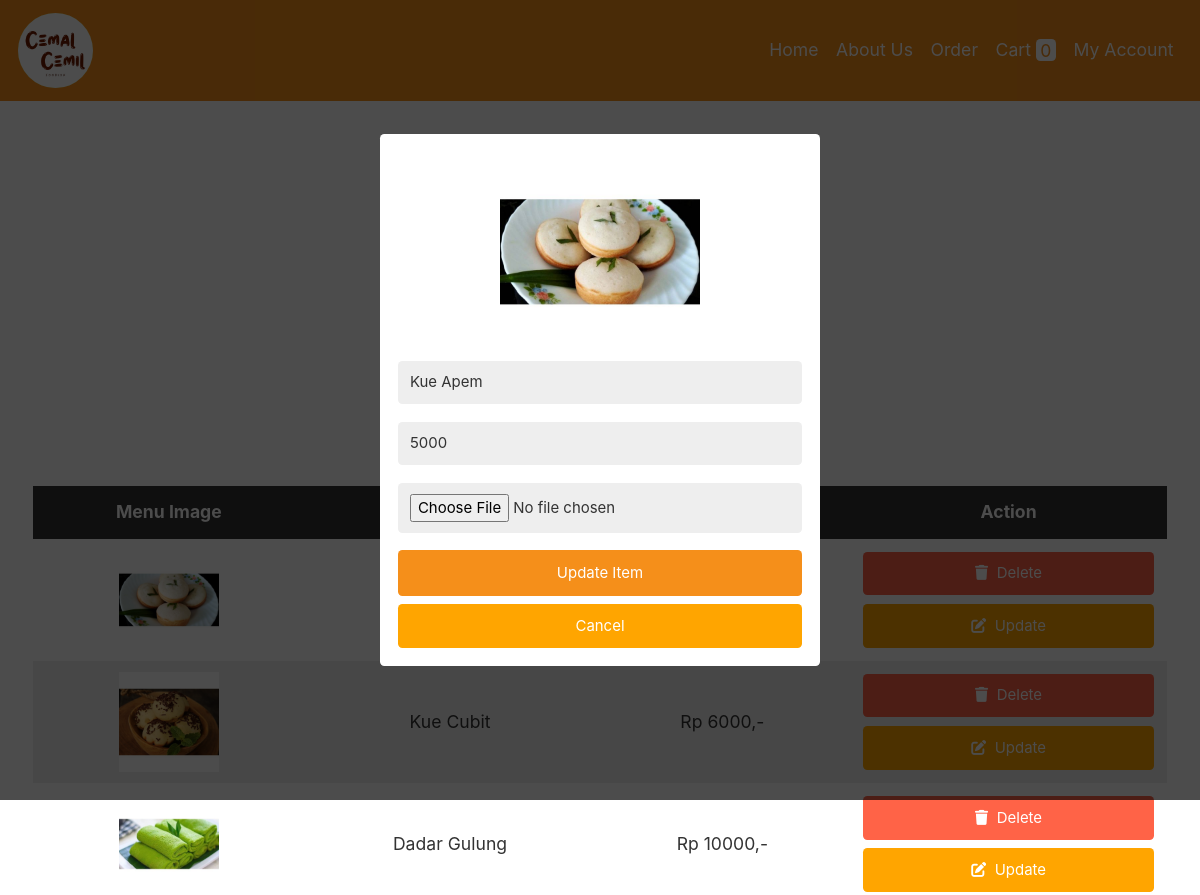
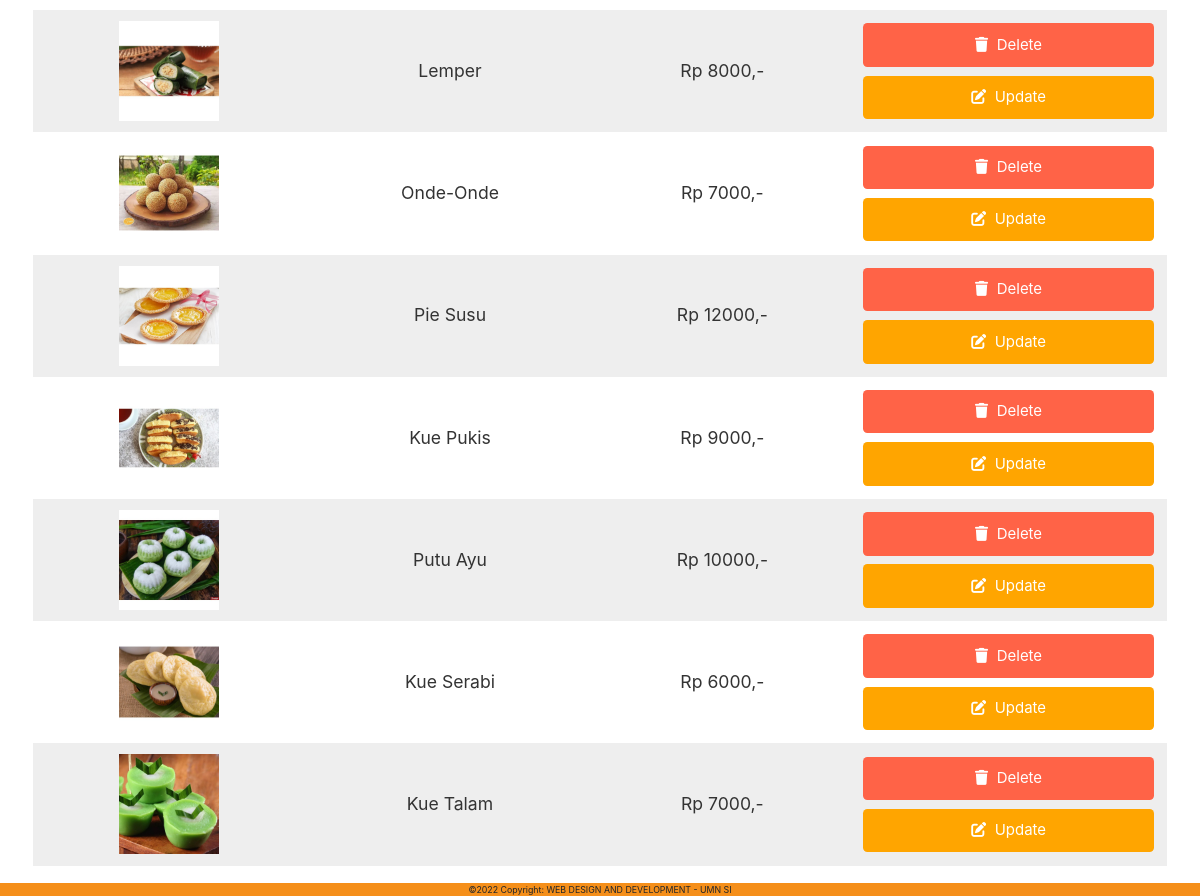
/Script_CemalCemil/admin.php?edit=1, run on the app's committed database (2 pictures, top to bottom).
### tables this page shows
CREATE TABLE `products` (
  `id` int(255) NOT NULL,
  `name` varchar(255) NOT NULL,
  `price` varchar(255) NOT NULL,
  `image` varchar(255) NOT NULL
);

### Script_CemalCemil/admin.php (the view, shortened to what this page needs)
<!DOCTYPE html>
<html lang="en">
<head>
   <link rel="stylesheet" href="https://cdn.jsdelivr.net/npm/bootstrap@4.1.3/dist/css/bootstrap.min.css">
   <link rel="stylesheet" type="text/css" href="css/bootstrap.min.css">
   <link rel="stylesheet" href="https://cdnjs.cloudflare.com/ajax/libs/font-awesome/6.0.0/css/all.min.css">
   <link rel="stylesheet" href="css/OrderStyle.css">
</head>
<body>
<?php include 'header.php'; ?>
<div class="container">
<section>
<form action="" method="post" class="add-product-form" enctype="multipart/form-data">
   <h3>Tambah menu</h3>
</form>
</section>
<section class="display-product-table">
   <table>
      <thead>
         <th>menu image</th>
         <th>menu name</th>
         <th>menu price</th>
         <th>action</th>
      </thead>
      <tbody>
         <?php
            $select_products = mysqli_query($conn, "SELECT * FROM `products`");
            if(mysqli_num_rows($select_products) > 0){
               while($row = mysqli_fetch_assoc($select_products)){
         ?>
         <tr>
            <td><img src="uploaded_img/<?php echo $row['image']; ?>" height="100" alt=""></td>
            <td><?php echo $row['name']; ?></td>
            <td>Rp <?php echo $row['price']; ?>,-</td>
            <td>
               <a href="admin.php?delete=<?php echo $row['id']; ?>" class="delete-btn" onclick="return confirm('Anda yakin ingin menghapus item ini?');"> <i class="fas fa-trash"></i> delete </a>
               <a href="admin.php?edit=<?php echo $row['id']; ?>" class="option-btn"> <i class="fas fa-edit"></i> update </a>
            </td>
         </tr>
         <?php
            };
            }else{
               echo "<div class='empty'>Tidak ada item yang ditambahkan</div>";
            };
         ?>
      </tbody>
   </table>
</section>
<section class="edit-form-container">
   <?php
   if(isset($_GET['edit'])){
      $edit_id = $_GET['edit'];
      $edit_query = mysqli_query($conn, "SELECT * FROM `products` WHERE id = $edit_id");
      if(mysqli_num_rows($edit_query) > 0){
         while($fetch_edit = mysqli_fetch_assoc($edit_query)){
   ?>
   <form action="" method="post" enctype="multipart/form-data">
      <img src="uploaded_img/<?php echo $fetch_edit['image']; ?>" height="200" alt="">
      <input type="text" class="box" required name="update_p_name" value="<?php echo $fetch_edit['name']; ?>">
      <input type="number" min="0" class="box" required name="update_p_price" value="<?php echo $fetch_edit['price']; ?>">
      <input type="file" class="box" required name="update_p_image" accept="image/png, image/jpg, image/jpeg">
      <input type="submit" value="update item" name="update_product" class="btn">
      <input type="reset" value="cancel" id="close-edit" class="option-btn">
   </form>
   <?php
            };
         };
      };
   ?>
</section>
</div>
<?php include 'footer.php'; ?>

### Script_CemalCemil/css/OrderStyle.css (style rules this page uses)
:root { --main:rgb(245, 143, 26); --red:tomato; --orange:orange; --black:#333; --white:#fff; --bg-color:#eee; --dark-bg:rgba(0,0,0,.7); --box-shadow:0 .5rem 1rem rgba(0,0,0,.1); --border:.1rem solid #999; }
* { margin:0; padding:0; box-sizing: border-box; outline: none; border:none; text-decoration: none; text-transform: capitalize; }
html { font-size: 55%; overflow-x: hidden; }
.container { max-width: 1200px; margin:0 auto; }
section { padding:2rem; }
.btn, .option-btn, .delete-btn { display: block; width: 100%; text-align: center; background-color: var(--main); color:var(--white); font-size: 1.7rem; padding:1.2rem 3rem; border-radius: .5rem; cursor: pointer; margin-top: 1rem; }
.option-btn i, .delete-btn i { padding-right: .5rem; }
.option-btn { background-color: var(--orange); }
.delete-btn { margin-top: 0; background-color: var(--red); }
.add-product-form { max-width: 50rem; background-color: var(--bg-color); border-radius: .5rem; padding:2rem; margin:0 auto; margin-top: 2rem; }
.add-product-form h3 { font-size: 2.5rem; margin-bottom: 1rem; color:var(--black); text-transform: uppercase; text-align: center; }
.display-product-table table { width: 100%; text-align: center; }
.display-product-table table thead th { padding:1.5rem; font-size: 2rem; background-color: var(--black); color:var(--white); }
.display-product-table table td { padding:1.5rem; font-size: 2rem; color:var(--black); }
.display-product-table table td:first-child { padding:0; }
.display-product-table table tr:nth-child(even) { background-color: var(--bg-color); }
.edit-form-container { position: fixed; top:0; left:0; z-index: 1100; background-color: var(--dark-bg); padding:2rem; display: none; align-items: center; justify-content: center; min-height: 100vh; width: 100%; }
.edit-form-container form { width: 50rem; border-radius: .5rem; background-color: var(--white); text-align: center; padding:2rem; }
.edit-form-container form .box { width: 100%; background-color: var(--bg-color); border-radius: .5rem; margin:1rem 0; font-size: 1.7rem; color:var(--black); padding:1.2rem 1.4rem; text-transform: none; }

### data on the page
products: image (picture), update_p_name "Kue Apem", update_p_price "5000"
products: image (picture), name "Kue Cubit", price "6000"
products: image (picture), name "Dadar Gulung", price "10000"
products: image (picture), name "Lemper", price "8000"
products: image (picture), name "Onde-Onde", price "7000"
products: image (picture), name "Pie Susu", price "12000"
products: image (picture), name "Kue Pukis", price "9000"
products: image (picture), name "Putu Ayu", price "10000"
products: image (picture), name "Kue Serabi", price "6000"
products: image (picture), name "Kue Talam", price "7000"

### other printed values
$row_count "0"
